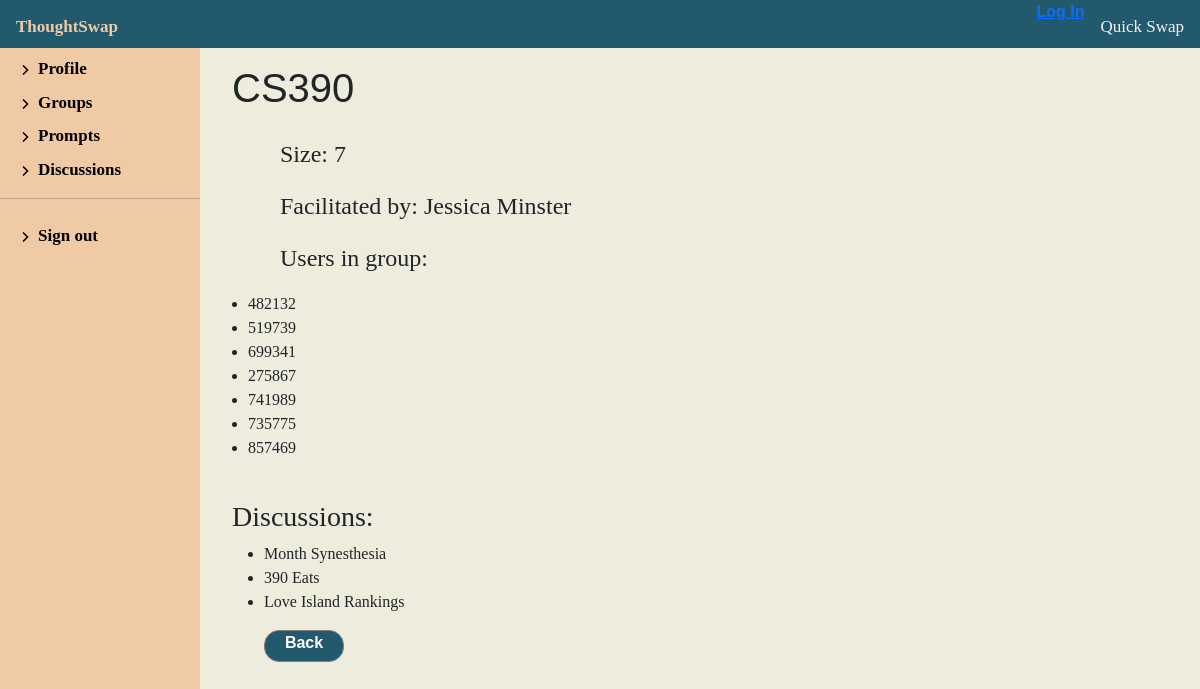
/discussion/1/view-group/CS390, run on an earlier commit of the app's database.
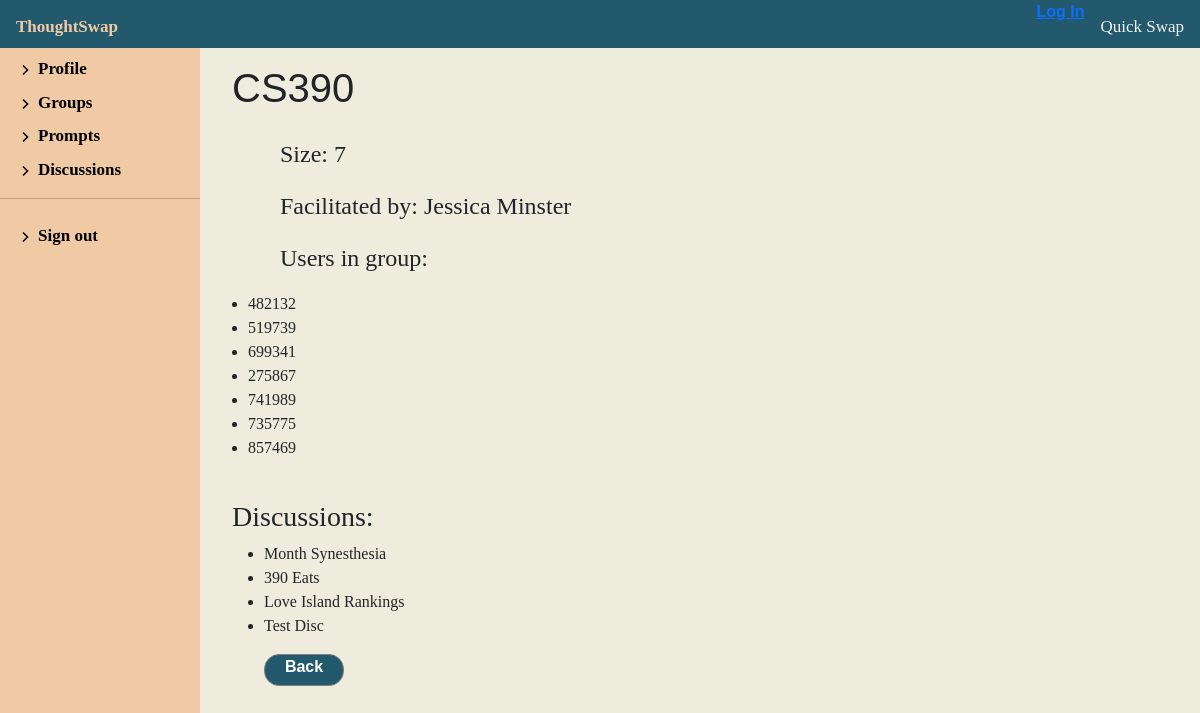
And on a later commit of the database.
### discussion/models.py (models this page shows, shortened)
class Participant(models.Model):
    username = models.CharField(
        max_length=100, null=False, blank=False)  # This is the anonymous username given to the participant
    group = models.ForeignKey('Group', on_delete=models.SET_NULL, null=True)
    def __str__(self):
        return f'{self.username}'

class Discussion(models.Model):
    code = models.IntegerField(default=0, null=False, blank=False)
    name = models.CharField(max_length=200, default='Discussion')
    group = models.ForeignKey('Group', on_delete=models.SET_NULL, null=True)
    def __str__(self):
        return self.name

### discussion/views.py (the view)
# urls.py: path('<int:pk>/view-group/<str:name>', views.GroupView.as_view(), name='view-group'),
class GroupView(CreateView):
    model = Facilitator
    form_class = GroupModelForm
    template_name = 'discussion/profile/group_detail.html'
    def get_context_data(self, **kwargs):
        context = super(GroupView,
                        self).get_context_data(**kwargs)
        context['facilitator'] = Facilitator.objects.get(
            pk=self.kwargs['pk'])
        context['group'] = get_object_or_404(Group, name=self.kwargs['name'])
        return context

### discussion/models.py (called while the page is built)
    def __str__(self):
        return f'{self.first_name} {self.last_name}'

### discussion/templates/discussion/profile/group_detail.html
{% extends "discussion/profile/facilitator_profile.html" %}
{% block profileContent %}
<div class="facilitator-profile">
    <h1 class="discussion-header">{{ group.name }}</h1>
    <div class="group-bio">
        <p>Size: {{ group.size }}</p>
        <p>Facilitated by: {{ group.facilitator }}</p>
        <p>Users in group:</p>
        <ul>
            {% for user in group.participant_set.all %}
            <li>{{ user }}</li>
            {% endfor %}
        </ul>
    </div>
    <div class="group-info" id="create-prompt">
        <h3>Discussions: </h3>
        <ul>
            {% for discussion in group.discussion_set.all %}
            {% if discussion.group.name == group.name %}
            <li>{{ discussion }}</li>
            {% endif %}
            {% endfor %}
        </ul>
    </div>
    <a class="back-btn" href="{% url 'facilitator-groups' pk=facilitator.pk %}"> Back</a>
</div>
{% endblock %}

What changed in the data, as far as the page shows it:
added Discussion: name "Test Disc"
